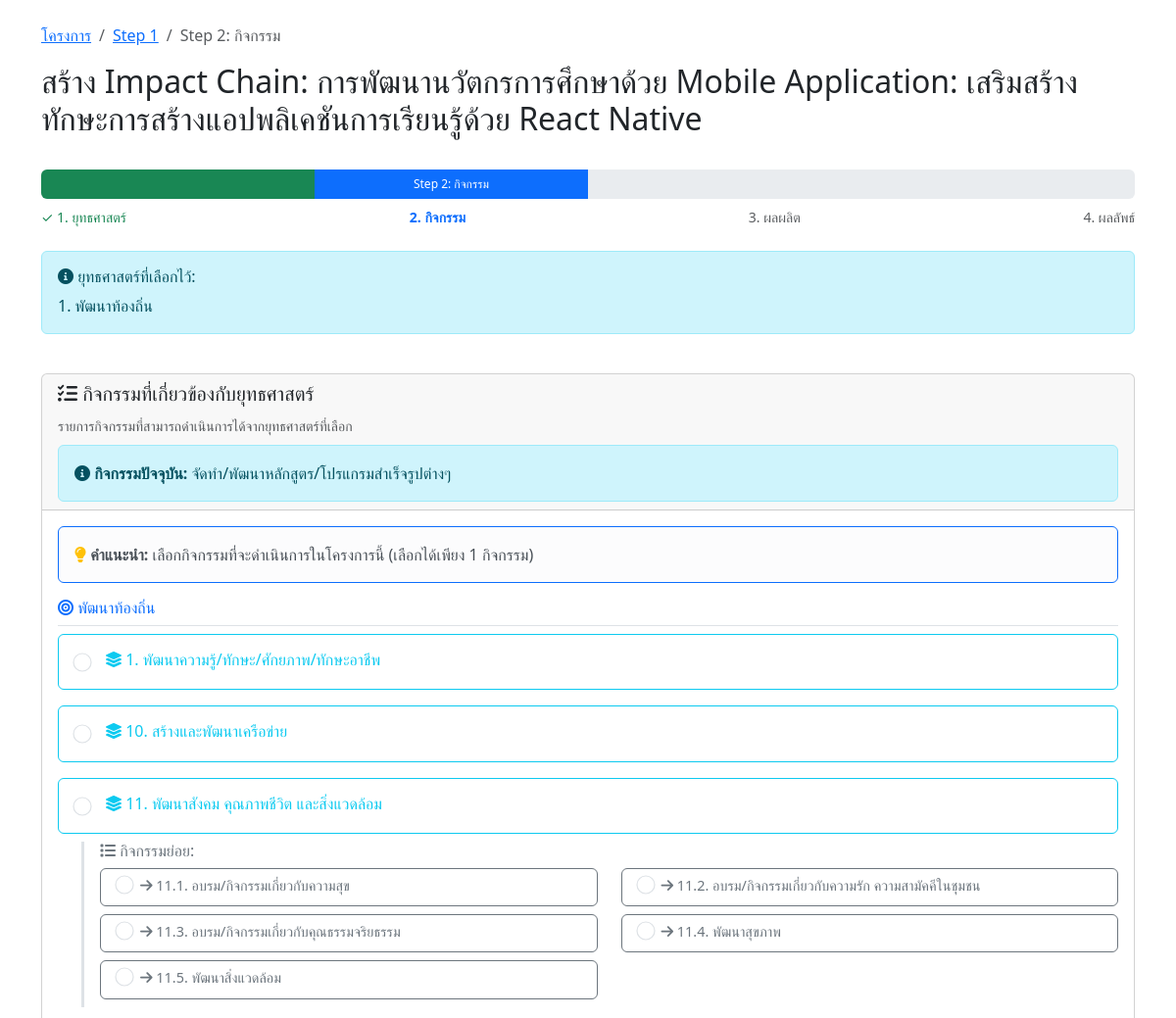
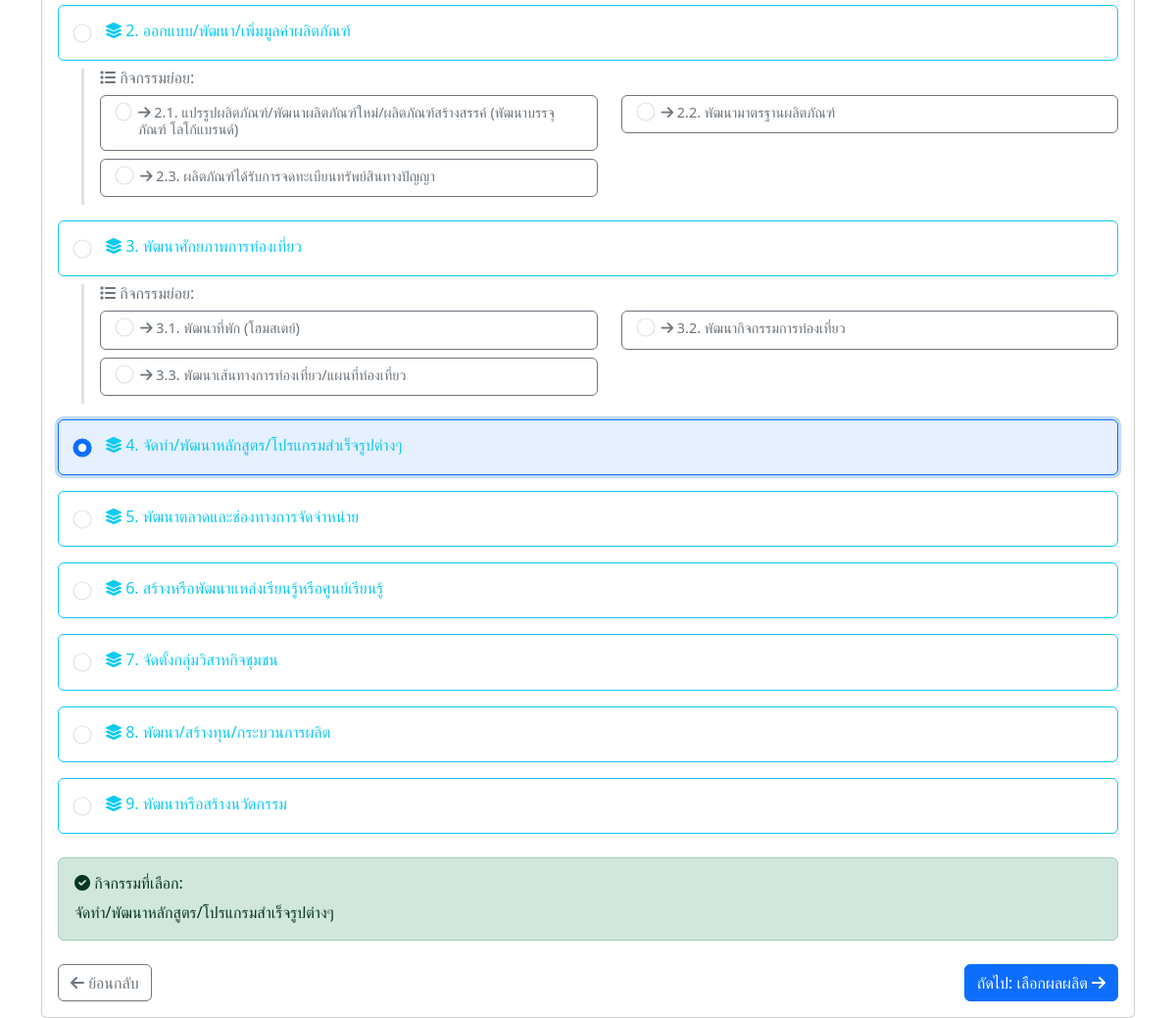
Screenshot of /impact-chain/step2-activity.php?project_id=3 (signed in) with the database file from the repository (2 pictures, top to bottom).
### tables this page shows
CREATE TABLE `projects` (
  `id` int(11) NOT NULL,
  `project_code` varchar(50) NOT NULL COMMENT 'รหัสโครงการ',
  `name` varchar(500) NOT NULL COMMENT 'ชื่อโครงการ',
  `description` text DEFAULT NULL COMMENT 'รายละเอียดโครงการ',
  `objective` text DEFAULT NULL COMMENT 'วัตถุประสงค์โครงการ',
  `start_date` date DEFAULT NULL COMMENT 'วันที่เริ่มโครงการ',
  `end_date` date DEFAULT NULL COMMENT 'วันที่สิ้นสุดโครงการ',
  `budget` decimal(15,2) DEFAULT NULL COMMENT 'งบประมาณ',
  `organization` varchar(300) DEFAULT NULL COMMENT 'หน่วยงาน/องค์กร',
  `project_manager` varchar(200) DEFAULT NULL COMMENT 'ผู้จัดการโครงการ',
  `status` enum('incompleted','completed') DEFAULT 'incompleted' COMMENT 'สถานะโครงการ',
  `created_by` varchar(100) DEFAULT NULL COMMENT 'ผู้สร้าง',
  `created_at` timestamp NOT NULL DEFAULT current_timestamp(),
  `updated_at` timestamp NOT NULL DEFAULT current_timestamp() ON UPDATE current_timestamp()
);

CREATE TABLE `project_strategies` (
  `id` int(11) NOT NULL,
  `project_id` int(11) NOT NULL COMMENT 'รหัสโครงการ',
  `strategy_id` int(11) NOT NULL COMMENT 'รหัสยุทธศาสตร์',
  `created_by` varchar(100) DEFAULT NULL COMMENT 'ผู้สร้าง',
  `created_at` timestamp NOT NULL DEFAULT current_timestamp(),
  `updated_at` timestamp NOT NULL DEFAULT current_timestamp() ON UPDATE current_timestamp()
);

CREATE TABLE `strategies` (
  `strategy_id` int(11) NOT NULL,
  `strategy_code` varchar(50) NOT NULL,
  `strategy_name` varchar(255) NOT NULL,
  `description` text DEFAULT NULL,
  `created_at` timestamp NOT NULL DEFAULT current_timestamp()
);

CREATE TABLE `project_activities` (
  `id` int(11) NOT NULL,
  `project_id` int(11) NOT NULL COMMENT 'รหัสโครงการ',
  `activity_id` int(11) NOT NULL COMMENT 'รหัสกิจกรรม',
  `created_by` varchar(100) DEFAULT NULL COMMENT 'ผู้สร้าง',
  `created_at` timestamp NOT NULL DEFAULT current_timestamp(),
  `updated_at` timestamp NOT NULL DEFAULT current_timestamp() ON UPDATE current_timestamp()
);

CREATE TABLE `activities` (
  `activity_id` int(11) NOT NULL,
  `strategy_id` int(11) NOT NULL,
  `activity_code` varchar(20) NOT NULL,
  `activity_name` varchar(500) NOT NULL,
  `activity_description` text DEFAULT NULL
);

### impact-chain/step2-activity.php (the view, shortened to what the rows shown need)
<?php
require_once '../config.php';
$project_id = isset($_GET['project_id']) ? (int)$_GET['project_id'] : 0;
$user_id = $_SESSION['user_id'];
$check_query = "SELECT * FROM projects WHERE id = ? AND created_by = ?";
$check_stmt = mysqli_prepare($conn, $check_query);
mysqli_stmt_bind_param($check_stmt, 'is', $project_id, $user_id);
mysqli_stmt_execute($check_stmt);
$project_result = mysqli_stmt_get_result($check_stmt);
$project = mysqli_fetch_assoc($project_result);
$selected_strategies = [];
$strategy_query = "SELECT ps.strategy_id, s.strategy_name
                   FROM project_strategies ps
                   JOIN strategies s ON ps.strategy_id = s.strategy_id
                   WHERE ps.project_id = ?";
$strategy_stmt = mysqli_prepare($conn, $strategy_query);
mysqli_stmt_bind_param($strategy_stmt, 'i', $project_id);
mysqli_stmt_execute($strategy_stmt);
$strategy_result = mysqli_stmt_get_result($strategy_stmt);
if (mysqli_num_rows($strategy_result) > 0) {
    while ($strategy = mysqli_fetch_assoc($strategy_result)) {
        $selected_strategies[] = $strategy;
    }
} else {
    $_SESSION['error_message'] = "กรุณาเลือกยุทธศาสตร์ก่อน";
    header("location: step1-strategy.php?project_id=" . $project_id);
    exit;
}
$strategy_ids = array_column($selected_strategies, 'strategy_id');
$activities = [];
if (!empty($strategy_ids)) {
    $strategy_ids_str = implode(',', array_map('intval', $strategy_ids));
    $activities_query = "SELECT a.*, s.strategy_name
                         FROM activities a
                         JOIN strategies s ON a.strategy_id = s.strategy_id
                         WHERE a.strategy_id IN ($strategy_ids_str)
                         ORDER BY a.activity_code ASC";
    $activities_result = mysqli_query($conn, $activities_query);
    $activities = mysqli_fetch_all($activities_result, MYSQLI_ASSOC);
}
$selected_activities = [];
$selected_activity_ids = [];
$selected_activity_query = "SELECT pa.activity_id, a.activity_name, a.activity_code
                           FROM project_activities pa
                           JOIN activities a ON pa.activity_id = a.activity_id
                           WHERE pa.project_id = ?";
$selected_activity_stmt = mysqli_prepare($conn, $selected_activity_query);
mysqli_stmt_bind_param($selected_activity_stmt, 'i', $project_id);
mysqli_stmt_execute($selected_activity_stmt);
$selected_activity_result = mysqli_stmt_get_result($selected_activity_stmt);
while ($activity = mysqli_fetch_assoc($selected_activity_result)) {
    $selected_activities[] = $activity;
    $selected_activity_ids[] = $activity['activity_id'];
}
$level1_activities = [];
$level2_activities = [];
foreach ($activities as $activity) {
    $code_parts = explode('.', $activity['activity_code']);
    if (count($code_parts) == 1) {
        $level1_activities[$activity['strategy_name']][] = $activity;
    } else {
        $parent_code = $code_parts[0];
        $level2_activities[$parent_code][] = $activity;
    }
}
?>
<!DOCTYPE html>
<html lang="th">
<head>
    <link href="https://cdn.jsdelivr.net/npm/bootstrap@5.3.0/dist/css/bootstrap.min.css" rel="stylesheet">
    <link href="https://cdnjs.cloudflare.com/ajax/libs/font-awesome/6.0.0/css/all.min.css" rel="stylesheet">
</head>
<body>
    <div class="container mt-4">
        <div class="row mb-4">
            <div class="col-12">
                <nav aria-label="breadcrumb">
                    <ol class="breadcrumb">
                    </ol>
                </nav>
                <h2>สร้าง Impact Chain: <?php echo htmlspecialchars($project['name']); ?></h2>
            </div>
        </div>
        <div class="row mb-4">
            <div class="col-12">
                <div class="alert alert-info">
                    <div class="mb-0">
                        <?php foreach ($selected_strategies as $strategy): ?>
                            <div><?php echo htmlspecialchars($strategy['strategy_id']); ?>. <?php echo htmlspecialchars($strategy['strategy_name']); ?></div>
                        <?php endforeach; ?>
                    </div>
                </div>
            </div>
        </div>
        <div class="row">
            <div class="col-12">
                <div class="card">
                    <div class="card-header">
                        <?php if (!empty($selected_activities)): ?>
                            <div class="mt-2">
                                <div class="alert alert-info mb-0">
                                    <i class="fas fa-info-circle"></i>
                                    <strong>กิจกรรมปัจจุบัน:</strong>
                                    <?php echo htmlspecialchars($selected_activities[0]['activity_name']); ?>
                                </div>
                            </div>
                        <?php endif; ?>
                    </div>
                    <div class="card-body">
                        <?php if (empty($level1_activities)): ?>
                            <div class="alert alert-warning">
                                <i class="fas fa-exclamation-triangle"></i> ไม่พบข้อมูลกิจกรรมที่เกี่ยวข้องกับยุทธศาสตร์ที่เลือก
                            </div>
                            <div class="d-flex justify-content-between">
                                <a href="step1-strategy.php?project_id=<?php echo $project_id; ?>" class="btn btn-outline-secondary">
                                    <i class="fas fa-arrow-left"></i> ย้อนกลับ
                                </a>
                            </div>
                        <?php else: ?>
                            <form id="activityForm" method="POST" action="process-step2.php">
                                <?php foreach ($level1_activities as $strategy_name => $strategy_activities): ?>
                                    <div class="mb-4">
                                        <h6 class="text-primary border-bottom pb-2">
                                            <i class="fas fa-bullseye"></i> <?php echo htmlspecialchars($strategy_name); ?>
                                        </h6>
                                        <?php foreach ($strategy_activities as $main_activity): ?>
                                            <div class="mb-3">
                                                <div class="card border-info activity-card <?php echo in_array($main_activity['activity_id'], $selected_activity_ids) ? 'selected' : ''; ?>"
                                                    onclick="selectActivity('<?php echo $main_activity['activity_id']; ?>')">
                                                    <div class="card-body">
                                                        <div class="d-flex align-items-start">
                                                            <input type="radio"
                                                                class="form-check-input activity-radio me-3 mt-1"
                                                                name="selected_activity"
                                                                value="<?php echo $main_activity['activity_id']; ?>"
                                                                id="activity_<?php echo $main_activity['activity_id']; ?>"
                                                                <?php echo in_array($main_activity['activity_id'], $selected_activity_ids) ? 'checked' : ''; ?>>
                                                            <div class="flex-grow-1">
                                                                <h6 class="card-title text-info mb-1">
                                                                    <i class="fas fa-layer-group"></i> <?php echo $main_activity['activity_code']; ?>. <?php echo htmlspecialchars($main_activity['activity_name']); ?>
                                                                </h6>
                                                            </div>
                                                        </div>
                                                    </div>
                                                </div>
                                                <?php if (isset($level2_activities[$main_activity['activity_code']])): ?>
                                                    <div class="ms-4 mt-2">
                                                        <h6 class="text-secondary mb-2">
                                                            <i class="fas fa-list"></i> กิจกรรมย่อย:
                                                        </h6>
                                                        <div class="row">
                                                            <?php
                                                            foreach ($level2_activities[$main_activity['activity_code']] as $sub_activity):
                                                            ?>
                                                                <div class="col-md-6 mb-2">
                                                                    <div class="card border-secondary activity-card <?php echo in_array($sub_activity['activity_id'], $selected_activity_ids) ? 'selected' : ''; ?>"
                                                                        onclick="selectActivity('<?php echo $sub_activity['activity_id']; ?>')">
                                                                        <div class="card-body py-2">
                                                                            <div class="d-flex align-items-start">
                                                                                <input type="radio"
                                                                                    class="form-check-input activity-radio me-2 mt-0"
                                                                                    name="selected_activity"
                                                                                    value="<?php echo $sub_activity['activity_id']; ?>"
                                                                                    id="activity_<?php echo $sub_activity['activity_id']; ?>"
                                                                                    <?php echo in_array($sub_activity['activity_id'], $selected_activity_ids) ? 'checked' : ''; ?>>
                                                                                <div class="flex-grow-1">
                                                                                    <h6 class="card-title text-secondary mb-1" style="font-size: 0.9rem;">
                                                                                        <i class="fas fa-arrow-right"></i> <?php echo $sub_activity['activity_code']; ?>. <?php echo htmlspecialchars($sub_activity['activity_name']); ?>
                                                                                    </h6>
                                                                                </div>
                                                                            </div>
                                                                        </div>
                                                                    </div>
                                                                </div>
                                                            <?php
                                                            endforeach;
                                                            ?>
                                                        </div>
                                                    </div>
                                                <?php endif; ?>
                                            </div>
                                        <?php endforeach; ?>
                                    </div>
                                <?php endforeach; ?>
                            </form>
                        <?php endif; ?>
                    </div>
                </div>
            </div>
        </div>
    </div>
</body>
</html>

### rows the page displays
projects: name "การพัฒนานวัตกรการศึกษาด้วย Mobile Application: เสริมสร้างทักษะการสร้างแอปพลิเคชันการเรียนรู้ด้วย React Native"
project_strategies: strategy "1", strategy.strategy_name "พัฒนาท้องถิ่น"
project_activities: activity.activity_name "จัดทำ/พัฒนาหลักสูตร/โปรแกรมสำเร็จรูปต่างๆ"
activities: activity_code "1", activity_name "พัฒนาความรู้/ทักษะ/ศักยภาพ/ทักษะอาชีพ"
activities: activity_code "10", activity_name "สร้างและพัฒนาเครือข่าย"
activities: activity_code "11", activity_name "พัฒนาสังคม คุณภาพชีวิต และสิ่งแวดล้อม"
activities: activity_code "11.1", activity_name "อบรม/กิจกรรมเกี่ยวกับความสุข"
activities: activity_code "11.2", activity_name "อบรม/กิจกรรมเกี่ยวกับความรัก ความสามัคคีในชุมชน"
activities: activity_code "11.3", activity_name "อบรม/กิจกรรมเกี่ยวกับคุณธรรมจริยธรรม"
activities: activity_code "11.4", activity_name "พัฒนาสุขภาพ"
activities: activity_code "11.5", activity_name "พัฒนาสิ่งแวดล้อม"
activities: activity_code "2", activity_name "ออกแบบ/พัฒนา/เพิ่มมูลค่าผลิตภัณฑ์"
activities: activity_code "2.1", activity_name "แปรรูปผลิตภัณฑ์/พัฒนาผลิตภัณฑ์ใหม่/ผลิตภัณฑ์สร้างสรรค์ (พัฒนาบรรจุภัณฑ์ โลโก้แบรนด์)"
activities: activity_code "2.2", activity_name "พัฒนามาตรฐานผลิตภัณฑ์"
activities: activity_code "2.3", activity_name "ผลิตภัณฑ์ได้รับการจดทะเบียนทรัพย์สินทางปัญญา"
activities: activity_code "3", activity_name "พัฒนาศักยภาพการท่องเที่ยว"
activities: activity_code "3.1", activity_name "พัฒนาที่พัก (โฮมสเตย์)"
activities: activity_code "3.2", activity_name "พัฒนากิจกรรมการท่องเที่ยว"
activities: activity_code "3.3", activity_name "พัฒนาเส้นทางการท่องเที่ยว/แผนที่ท่องเที่ยว"
activities: activity_id "☑", activity_code "4", activity_name "จัดทำ/พัฒนาหลักสูตร/โปรแกรมสำเร็จรูปต่างๆ"
activities: activity_code "5", activity_name "พัฒนาตลาดและช่องทางการจัดจำหน่าย"
activities: activity_code "6", activity_name "สร้างหรือพัฒนาแหล่งเรียนรู้หรือศูนย์เรียนรู้"
activities: activity_code "7", activity_name "จัดตั้งกลุ่มวิสาหกิจชุมชน"
activities: activity_code "8", activity_name "พัฒนา/สร้างทุน/กระบวนการผลิต"
activities: activity_code "9", activity_name "พัฒนาหรือสร้างนวัตกรรม"

### other values shown
$strategy_name "พัฒนาท้องถิ่น"
